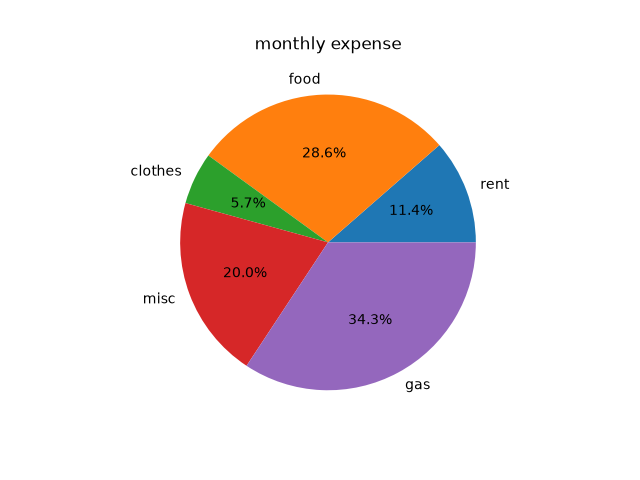

This figure's Python source:
import matplotlib.pyplot as plt

expense=[2000, 5000, 1000, 3500, 6000]
categories=["rent", "food", "clothes", "misc", "gas"]
plt.pie(expense, labels=categories, autopct="%1.1f%%")
plt.title("monthly expense")
plt.show()
